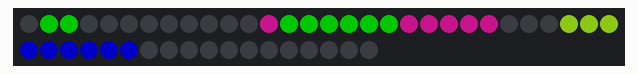
The sketch below on a simulated Arduino Uno, built with avr-gcc and run on an emulated ATmega328P. Parts: 48 RGB LEDs in strip order, left to right, continuing on the next row. Dim RGB values are drawn brighter than linear.

Above: at 3.15 s.
At 7.7 s:
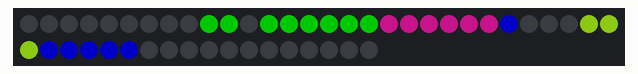
At 12.15 s:
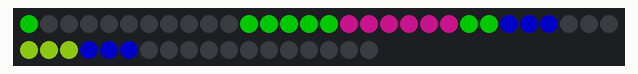
At 21.15 s:
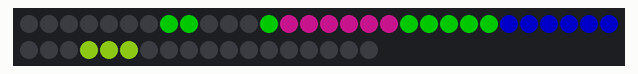
At 29.74 s:
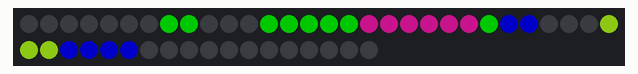
At 39.08 s:
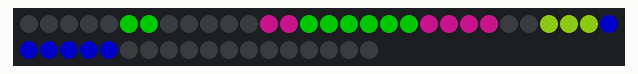

The sketch:

NeoPixelPatterns.ino
```cpp
#include <Adafruit_NeoPixel.h>
#include "strip_controller.h"
#include "segment_patterns.h"

#define PIN 8
#define LED_COUNT 48

Adafruit_NeoPixel led_strip = Adafruit_NeoPixel (LED_COUNT, PIN, NEO_GRB + NEO_KHZ800);

StripController strip_controller = StripController(led_strip);

// Array of pattern setting functions
typedef void (*fp)(StripController &strip_controller);
const int numPatterns = 8;
fp patterns[numPatterns];
const int switchDelay = 10000;

void setup() {
  // Set up the pattern setting functions array
//  patterns[0] = patternSet1;
//  patterns[1] = patternSet5;
//  patterns[2] = patternSet3;
//  patterns[3] = patternSet4;
//  patterns[4] = patternSet6;
//  patterns[5] = patternSet7;
//  patterns[6] = patternSet8;
//  patterns[7] = patternSet9;

  led_strip.begin();
  led_strip.show();
  delay(3000);

 // waves(strip_controller);
//  breath(strip_controller);
//  pulse(strip_controller);
  patternSet9(strip_controller);
}

void loop() {
  static int currPattern = 0;
  static unsigned long lastMillis = 0;

//  if(millis() - lastMillis > switchDelay || lastMillis == 0)
//  {
//    patterns[currPattern](strip_controller);
//    currPattern = (currPattern + 1) % numPatterns;
//    lastMillis = millis();
//  }

  strip_controller.show();
}

// One circler per ring, ccw rotation.
void patternSet1(StripController &strip_controller) {
  strip_controller.deleteSegments();
  strip_controller.addSegment(new CirclerSegment(12, 2, 10, 0, 255, 0, 0, false), 0);
  strip_controller.addSegment(new CirclerSegment(12, 4, 20, 0, 0, 255, 6, false), 12);
  strip_controller.addSegment(new CirclerSegment(12, 6, 30, 255, 0, 0, 0, false), 24);
  strip_controller.addSegment(new CirclerSegment(12, 8, 40, 120, 0, 120, 6, false), 36);
}

// One circler per ring, cw rotation
void patternSet5(StripController &strip_controller) {
  strip_controller.deleteSegments();
  strip_controller.addSegment(new CirclerSegment(12, 2, 10, 0, 255, 0, 0, true), 0);
  strip_controller.addSegment(new CirclerSegment(12, 4, 20, 0, 0, 255, 6, true), 12);
  strip_controller.addSegment(new CirclerSegment(12, 6, 30, 255, 0, 0, 0, true), 24);
  strip_controller.addSegment(new CirclerSegment(12, 8, 40, 120, 0, 120, 6, true), 36);
}

//void patternSet2(StripController &strip_controller) {
//  strip_controller.deleteSegments();
//  strip_controller.addSegment(new CirclerSegment(24, 3, 30, 0, 255, 0, 0, false), 0);
//  strip_controller.addSegment(new CirclerSegment(24, 3, 30, 0, 0, 255, 6, true), 0);
//  strip_controller.addSegment(new CirclerSegment(24, 3, 30, 255, 0, 0, 0, false), 24);
//  strip_controller.addSegment(new CirclerSegment(24, 3, 30, 120, 0, 120, 6, true), 24);
//}

// Two circlers per ring, rotating in the same direction at the same speed.
void patternSet3(StripController &strip_controller) {
  strip_controller.deleteSegments();

  strip_controller.addSegment(new CirclerSegment(12, 3, 50, 0, 255, 0, 0, false), 0);
  strip_controller.addSegment(new CirclerSegment(12, 3, 50, 255, 0, 0, 6, false), 0);

  strip_controller.addSegment(new CirclerSegment(12, 3, 50, 0, 255, 0, 0, true), 12);
  strip_controller.addSegment(new CirclerSegment(12, 3, 50, 255, 0, 0, 6, true), 12);

  strip_controller.addSegment(new CirclerSegment(12, 3, 50, 125, 0, 125, 0, false), 24);
  strip_controller.addSegment(new CirclerSegment(12, 3, 50, 0, 125, 125, 6, false), 24);

  strip_controller.addSegment(new CirclerSegment(12, 3, 50, 125, 0, 125, 0, true), 36);
  strip_controller.addSegment(new CirclerSegment(12, 3, 50, 0, 125, 125, 6, true), 36);
}

// Two circlers per ring, rotating in the same direction at the same speed.
void patternSet4(StripController &strip_controller) {
  strip_controller.deleteSegments();

  strip_controller.addSegment(new CirclerSegment(12, 3, 50, 0, 255, 0, 0, true), 0);
  strip_controller.addSegment(new CirclerSegment(12, 3, 50, 255, 0, 0, 6, true), 0);

  strip_controller.addSegment(new CirclerSegment(12, 3, 50, 0, 255, 0, 0, false), 12);
  strip_controller.addSegment(new CirclerSegment(12, 3, 50, 255, 0, 0, 6, false), 12);

  strip_controller.addSegment(new CirclerSegment(12, 3, 50, 125, 0, 125, 0, true), 24);
  strip_controller.addSegment(new CirclerSegment(12, 3, 50, 0, 125, 125, 6, true), 24);

  strip_controller.addSegment(new CirclerSegment(12, 3, 50, 125, 0, 125, 0, false), 36);
  strip_controller.addSegment(new CirclerSegment(12, 3, 50, 0, 125, 125, 6, false), 36);
}

// One circler per ring, cw rotation, rotating in the same direction at variable speeds over a single color ring segment.
void patternSet6(StripController &strip_controller) {
  strip_controller.deleteSegments();
  strip_controller.addSegment(new RingSegment(48, 10, 10, 10), 0);
  strip_controller.addSegment(new CirclerSegment(12, 2, 20, 0, 255, 0, 0, true), 0);
  strip_controller.addSegment(new CirclerSegment(12, 2, 30, 0, 0, 255, 6, true), 12);
  strip_controller.addSegment(new CirclerSegment(12, 2, 40, 255, 0, 0, 0, true), 24);
  strip_controller.addSegment(new CirclerSegment(12, 2, 50, 120, 0, 120, 6, true), 36);
}

// One circler per ring, ccw rotation, rotating in the same direction at variable speeds over a single color ring segment.
void patternSet7(StripController &strip_controller) {
  strip_controller.deleteSegments();
  strip_controller.addSegment(new RingSegment(48, 0, 10, 50), 0);
  strip_controller.addSegment(new CirclerSegment(12, 2, 20, 0, 255, 0, 0, false), 0);
  strip_controller.addSegment(new CirclerSegment(12, 2, 30, 0, 0, 255, 6, false), 12);
  strip_controller.addSegment(new CirclerSegment(12, 2, 40, 255, 0, 0, 0, false), 24);
  strip_controller.addSegment(new CirclerSegment(12, 2, 50, 120, 0, 120, 6, false), 36);
}

// Two circlers per ring, rotating on opposite directions.
void patternSet8(StripController &strip_controller) {
  strip_controller.deleteSegments();
  strip_controller.addSegment(new CirclerSegment(12, 2, 40, 0, 255, 0, 0, false), 0);
  strip_controller.addSegment(new CirclerSegment(12, 2, 60, 0, 0, 255, 0, true), 0);
  strip_controller.addSegment(new CirclerSegment(12, 2, 60, 255, 0, 0, 6, false), 12);
  strip_controller.addSegment(new CirclerSegment(12, 2, 40, 120, 0, 120, 6, true), 12);
  strip_controller.addSegment(new CirclerSegment(12, 2, 40, 255, 0, 0, 0, false), 24);
  strip_controller.addSegment(new CirclerSegment(12, 2, 60, 0, 0, 255, 0, true), 24);
  strip_controller.addSegment(new CirclerSegment(12, 2, 60, 255, 0, 0, 6, false), 36);
  strip_controller.addSegment(new CirclerSegment(12, 2, 40, 120, 0, 120, 6, true), 36);
}

void patternSet9(StripController &strip_controller) {
  strip_controller.deleteSegments();

  strip_controller.addSegment(new SpinnerSegment(12, 2, 100, 5000, 0, 100, 0), 0);

  strip_controller.addSegment(new SpinnerSegment(12, 6, 50, 3000, 0, 100, 0, 0), 12);
  strip_controller.addSegment(new SpinnerSegment(12, 6, 50, 3000, 100, 10, 70, 6), 12);
  //strip_controller.addSegment(new CirclerSegment(12, 2, 40, 0, 255, 0, 0, false), 0);

  strip_controller.addSegment(new SpinnerSegment(12, 9, 50, 3000, 0, 0, 100, 0, false), 24);
  strip_controller.addSegment(new SpinnerSegment(12, 3, 50, 3000, 70, 100, 10, 6, false), 24);
}

void waves(StripController &strip_controller) {
  strip_controller.deleteSegments();

  strip_controller.addSegment(new PulserSegment(12, 0, 0, 255, 1000, 6, 3, .5), 0);
  strip_controller.addSegment(new PulserSegment(12, 0, 255, 0, 1000, 6, 9, .75), 0);

  strip_controller.addSegment(new PulserSegment(12, 0, 0, 255, 1000, 6, 9, 0.25), 12);
  strip_controller.addSegment(new PulserSegment(12, 0, 255, 0, 1000, 6, 3, 0), 12);

  //strip_controller.addSegment(new CirclerSegment(12, 2, 1000.0/12.0, 0, 0, 255, 0, false), 0);
  strip_controller.addSegment(new PulserSegment(12, 0, 255, 0, 2000, 4, 0, 0.667), 24);
  strip_controller.addSegment(new PulserSegment(12, 255, 0, 0, 2000, 2, 4, 0.833), 24);
  strip_controller.addSegment(new PulserSegment(12, 0, 255, 0, 2000, 4, 6, 0.667), 24);
  strip_controller.addSegment(new PulserSegment(12, 255, 0, 0, 2000, 2, 10, 0.5), 24);

  strip_controller.addSegment(new PulserSegment(12, 0, 255, 0, 2000, 3, 0, 0.167), 36);
  strip_controller.addSegment(new PulserSegment(12, 255, 0, 0, 2000, 3, 3, 0.333), 36);
  strip_controller.addSegment(new PulserSegment(12, 0, 255, 0, 2000, 3, 6, 0.167), 36);
  strip_controller.addSegment(new PulserSegment(12, 255, 0, 0, 2000, 3, 9, 0.0), 36);

}

void breath(StripController &strip_controller) {
  strip_controller.deleteSegments();

  strip_controller.addSegment(new PulserSegment(12, 0, 0, 255, 3000, 6, 3, 0), 0);
  strip_controller.addSegment(new PulserSegment(12, 0, 255, 0, 3000, 6, 9, .5), 0);

  strip_controller.addSegment(new PulserSegment(12, 0, 0, 255, 2000, 6, 9, 0.0), 12);
  strip_controller.addSegment(new PulserSegment(12, 0, 255, 0, 2000, 6, 3, 0.5), 12);

  //strip_controller.addSegment(new CirclerSegment(12, 2, 1000.0/12.0, 0, 0, 255, 0, false), 0);
  strip_controller.addSegment(new PulserSegment(12, 0, 255, 0, 2000, 4, 0, 0.5), 24);
  strip_controller.addSegment(new PulserSegment(12, 255, 0, 0, 2000, 2, 4, 0), 24);
  strip_controller.addSegment(new PulserSegment(12, 0, 255, 0, 2000, 4, 6, 0.5), 24);
  strip_controller.addSegment(new PulserSegment(12, 255, 0, 0, 2000, 2, 10, 0), 24);

  strip_controller.addSegment(new PulserSegment(12, 0, 255, 0, 2000, 4, 0, 0.5), 36);
  strip_controller.addSegment(new PulserSegment(12, 255, 0, 0, 2000, 2, 4, 0), 36);
  strip_controller.addSegment(new PulserSegment(12, 0, 255, 0, 2000, 4, 6, 0.5), 36);
  strip_controller.addSegment(new PulserSegment(12, 255, 0, 0, 2000, 2, 10, 0.0), 36);
}

void pulse(StripController &strip_controller) {
  strip_controller.deleteSegments();

  strip_controller.addSegment(new PulserSegment(12, 0, 0, 255, 3000, 6, 3, 0), 0);
  strip_controller.addSegment(new PulserSegment(12, 0, 255, 0, 3000, 6, 9, 0), 0);

  strip_controller.addSegment(new PulserSegment(12, 0, 0, 255, 2000, 6, 9, 0.0), 12);
  strip_controller.addSegment(new PulserSegment(12, 0, 255, 0, 2000, 6, 3, 0.0), 12);

  //strip_controller.addSegment(new CirclerSegment(12, 2, 1000.0/12.0, 0, 0, 255, 0, false), 0);
  strip_controller.addSegment(new PulserSegment(12, 0, 255, 0, 1000, 4, 0), 24);
  strip_controller.addSegment(new PulserSegment(12, 255, 0, 0, 500, 2, 4), 24);
  strip_controller.addSegment(new PulserSegment(12, 0, 255, 0, 1000, 4, 6), 24);
  strip_controller.addSegment(new PulserSegment(12, 255, 0, 0, 500, 2, 10), 24);

  strip_controller.addSegment(new PulserSegment(12, 0, 255, 0, 1050, 4, 0), 36);
  strip_controller.addSegment(new PulserSegment(12, 255, 0, 0, 1050, 2, 4), 36);
  strip_controller.addSegment(new PulserSegment(12, 0, 255, 0, 1050, 4, 6), 36);
  strip_controller.addSegment(new PulserSegment(12, 255, 0, 0, 1050, 2, 10), 36);
}
```

segment_controller.h
```cpp
#ifndef SEGMENT_CONTROLLER_H
#define SEGMENT_CONTROLLER_H

#define MAX_SEGMENTS 20

// This represents one LED in the segment's pattern.
class UpdateItem {
  public:
    int position;
    uint8_t r, g, b;

    UpdateItem(int position = 0, uint8_t r = 0, uint8_t g = 0, uint8_t b = 0) :
    position(position),
    r(r),
    g(g),
    b(b)
    {}

    void setValues(int n_position, uint8_t n_r, uint8_t n_g, uint8_t n_b) {
      position = n_position;
      r = n_r;
      g = n_g;
      b = n_b;
    }
};

// A dynamic array of UpdateItems
class UpdateItems {
  private:
    UpdateItem **items;
    int nItems;

  public:
    UpdateItems(int size) :
      nItems(size)
    {
      items = new UpdateItem*[nItems];
      for(int i = 0; i < nItems; i++)
      {
        items[i] = new UpdateItem();
      }
    }

    ~UpdateItems() {
      for(int i = 0; i < nItems; i++)
      {
        delete items[i];
      }
      delete items;
      items = NULL;
    }

    int getSize() {
      return nItems;
    }

    UpdateItem *getItem(int n) {
      return items[n];
    }
};

class SegmentController {

  private:
    int segmentLength; // The number of pixels controlled by this segment controller.

  public:

    SegmentController(int segmentLength) : segmentLength(segmentLength) {};
    ~SegmentController() {};

    int getSegmentLength() {return segmentLength;};

    // t is a return from a call to millis. This is passed to the update function so that all
    // segment controllers use the same time to compute update.
    virtual UpdateItems update(unsigned long t)
    {
      UpdateItems ret(segmentLength);
      for(int i = 0; i < ret.getSize(); i++) {
        ret.getItem(i)->setValues(i, 100, 0, 25);
      }
      return ret;
    };
};

class SegmentControllerArray
{
  private:
    SegmentController *segments[MAX_SEGMENTS];
    int nSegments;

  public:
    SegmentControllerArray() :
    nSegments(0)
    {
    }

    ~SegmentControllerArray()
    {
      clear();
    }

    void add(SegmentController *obj){
      segments[nSegments] = obj;
      nSegments++;
    }

    int getCount() {
      return nSegments;
    }

    SegmentController* getItem(int n) {
      return segments[n];
    }

    void clear() {
      for(int i = 0; i < nSegments; i++)
      {
        delete segments[i];
      }
      nSegments = 0;
    }
};

#endif
```

segment_patterns.h
```cpp
#include "segment_controller.h"

#ifndef SEGMENT_PATTERNS_H
#define SEGMENT_PATTERNS_H

class CirclerSegment : public SegmentController
{
  private:
    unsigned long lastMillis;
    unsigned long stepTime;
    int patternLength;
    uint8_t r, g, b;
    int startPos;
    int posIncrement;

  public:
    CirclerSegment(int segmentLength, int patternLength, unsigned long stepTime, uint8_t r, uint8_t g, uint8_t b, int startPosition = 0, bool clockWise = true) :
    SegmentController(segmentLength),
    patternLength(patternLength),
    stepTime(stepTime),
    lastMillis(0),
    r(r),
    g(g),
    b(b),
    startPos(startPosition)
    {
      posIncrement = clockWise ? 1 : -1;
    }

    UpdateItems update(unsigned long currMillis)
    {
      UpdateItems ret(patternLength);
      // set the pixels from startPos to startPos + patternLength to r, g, b
      for(int j = 0; j < ret.getSize(); j++) {
        ret.getItem(j)->setValues((startPos + j * posIncrement + getSegmentLength()) % getSegmentLength(), r, g, b);
      }

      if((currMillis - lastMillis) > stepTime)
      {
        // increment startPos every stepTime milliseconds
        startPos += posIncrement;
        if(startPos > getSegmentLength()) startPos = 1;
        if(startPos < 0) startPos = getSegmentLength() - 1;
        lastMillis = currMillis;
      }

      return ret;
    }
};

class RingSegment : public SegmentController
{
  private:
    uint8_t r, g, b;

  public:
    RingSegment(int segmentLength, uint8_t r, uint8_t g, uint8_t b) :
     SegmentController(segmentLength),
     r(r),
     g(g),
     b(b)
     {

     }

    UpdateItems update(unsigned long t) {
      UpdateItems ret(getSegmentLength());
      // Set every pixel in the segement to the color r, g, b
      for(int i = 0; i < ret.getSize(); i++) {
        ret.getItem(i)->setValues(i, r, g, b);
      }
      return ret;
    }
};

class PulserSegment : public SegmentController
{
  private:
    uint8_t r, g, b;
    long period;
    int patternLength;
    int startPos;
    float phase; // from 0 phase angle for 0.0 to 2*PI phase angle for 1.0
    unsigned long lastMillis;

  public:
    PulserSegment(int segmentLength, uint8_t r, uint8_t g, uint8_t b, long period, int patternLength, int startPosition, float phase = 0.0) :
     SegmentController(segmentLength),
     r(r),
     g(g),
     b(b),
     period(period),
     lastMillis(0),
     patternLength(patternLength),
     startPos(startPosition),
     phase(phase)
     {

     }

    UpdateItems update(unsigned long currMillis) {
      const float Pi = 3.141593;

      // Compute the brightness level
      float level = (sin(2.0*Pi*currMillis/period + 2.0*Pi*phase) + 1) * 0.5;
      UpdateItems ret(patternLength);
      // Set every pixel in the segement to the color r, g, b
      for(int i = 0; i < patternLength; i++) {
        ret.getItem(i)->setValues((i + startPos) % getSegmentLength(), level*r, level*g, level*b);
      }
      return ret;
    }
};

class SpinnerSegment : public SegmentController
{
  private:
    int patternLength;
    uint8_t r, g, b;
    int max_speed;  // in pixels/sec
    int period;
    int startPos;
    bool clockWise;
    int posIncrement;
    unsigned long lastMillis;
    long vmin;

  public:
    SpinnerSegment(int segmentLength, int patternLength, int max_speed, int period, uint8_t r, uint8_t g, uint8_t b,  int startPosition = 0, bool clockWise = true) :
    SegmentController(segmentLength),
    patternLength(patternLength),
    max_speed(max_speed),
    period(period),
    r(r),
    g(g),
    b(b),
    startPos(startPosition),
    clockWise(clockWise),
    lastMillis(0)
    {
      posIncrement = clockWise ? 1 : -1;
      vmin = getSegmentLength();
    }

    UpdateItems update(unsigned long currMillis) {
      const float Pi = 3.141593;
      long stepTime;
      UpdateItems ret(patternLength);

      // The velocity of the spinner varies like sin(2*PI*t/period)
      // Compute the current velocity. The spinner only goes in one direction so we
      // change the range of sine from -1/1 to 0/1
      float v = max(max_speed * ((sin(2.0*Pi*currMillis/period) + 1) * 0.5), vmin);
      // compute the new stepTime. stepTime = 1/v *1000 in units of ms/px
      stepTime = 1000.0/v;
      if(currMillis - lastMillis > stepTime) {
        startPos += posIncrement;
        if(startPos > getSegmentLength()) startPos = 1;
        if(startPos < 0) startPos = getSegmentLength() - 1;
        lastMillis = currMillis;
      }

      // set the pixels from startPos to startPos + patternLength to r, g, b
      for(int j = 0; j < ret.getSize(); j++) {
        ret.getItem(j)->setValues((startPos + j * posIncrement + getSegmentLength()) % getSegmentLength(), r, g, b);
      }

      return ret;
    }
};

#endif
```

Source omitted: strip_controller.h (1328 bytes)
